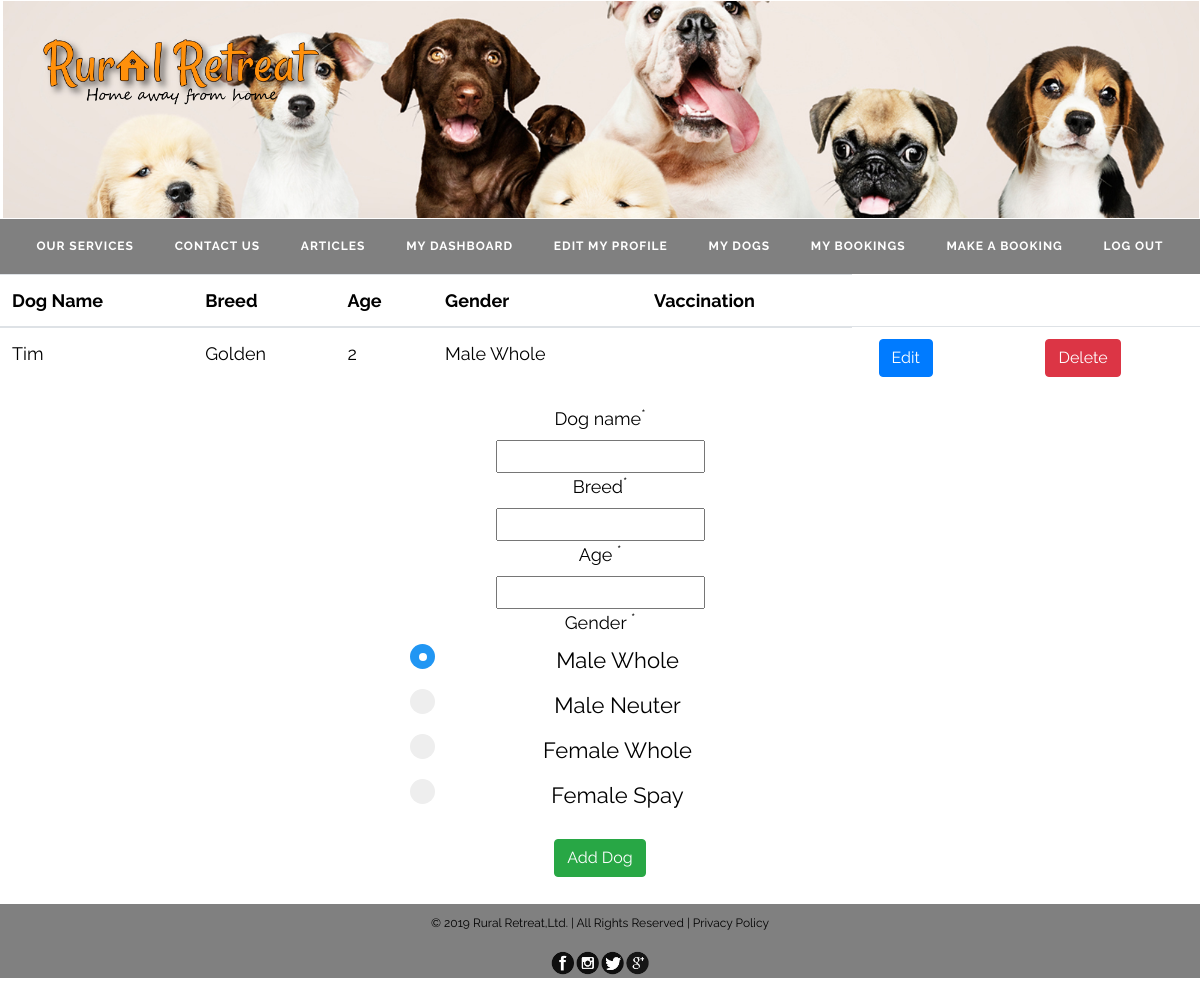
Before: /doglist.php (signed in) with the older database file.
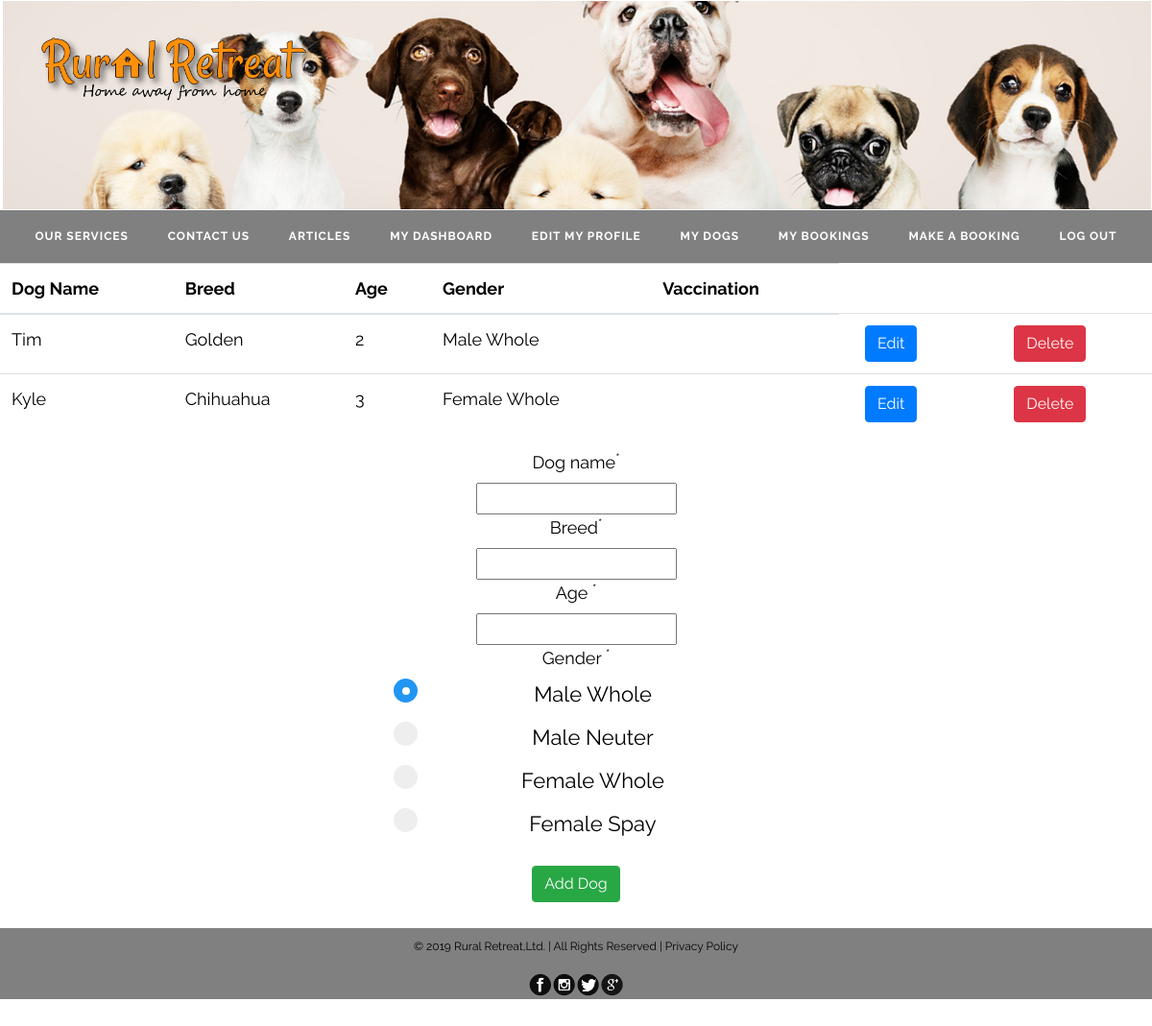
After: the same page with the newer database file.
### tables this page shows
CREATE TABLE IF NOT EXISTS `dogs` (
  `dog_id` int(11) NOT NULL AUTO_INCREMENT,
  `dogname` varchar(40) DEFAULT NULL,
  `user_id` int(11) NOT NULL,
  `breed` varchar(40) DEFAULT NULL,
  `age` int(11) DEFAULT NULL,
  `gender` varchar(80) DEFAULT NULL,
  `vaccination` varchar(1000) DEFAULT NULL,
  `datareceived` date DEFAULT NULL,
  `duedate` date DEFAULT NULL,
  `medicalcondition` varchar(1000) DEFAULT NULL,
  `allergies` varchar(1000) DEFAULT NULL,
  `movrestr` varchar(1000) DEFAULT NULL,
  `label` varchar(100) NOT NULL DEFAULT 'green',
  PRIMARY KEY (`dog_id`),
  KEY `user_id` (`user_id`)
);

### doglist.php (the view, shortened to what this page needs)
<!DOCTYPE html>
<html lang="en">
<head>
    <?php
    include_once './partials/head.php';
    ?>
</head>
<body style="margin-bottom: 10px">
    <header>
        <?php
        include_once './partials/header.php';
    ?>
    </header>
    <table class="table table-hover">
  <thead>
    <tr>
      <th scope="col">Dog Name</th>
      <th scope="col">Breed</th>
      <th scope="col">Age</th>
      <th scope="col">Gender</th>
      <th scope="col">Vaccination</th>
    </tr>
  </thead>
  <tbody>
      <?php
       $userid="";
       if(isset($_SESSION['userinfo'])){
         $userid=$_SESSION['userinfo']['user_id'];
       } else {
       $userid=$_SESSION['id']; }
       $con = mysqli_connect("localhost","root","","ruralretreat");
      $dogs = "SELECT * FROM dogs WHERE user_id = $userid";
      $res = mysqli_query($con, $dogs);
      while($r = mysqli_fetch_assoc($res)): ?>
            <tr>
            <td><?php echo $r['dogname']; ?></th>
            <td><?php echo $r['breed']; ?></td>
            <td><?php echo $r['age']; ?></td>
            <td><?php echo $r['gender']; ?></td>
            <td><?php echo $r['vaccination']; ?></td>
            <td><div class="container">
        <button type="button" onclick="initModal(<?php echo $r['dog_id'].','.$r['age'].','.'\''.$r['dogname'].'\','.'\''.$r['gender'].'\','.'\''.$r['breed'].'\''?>)"class="btn btn-primary" data-toggle="modal" data-target="#myModal">
            Edit
        </button>
</div>
</td>
            <td>
    <form id="delete" method="POST" action="deletedog.php">
        <input type="submit" onclick="return confirm('Are you sure?')" name="delete" value="Delete" class="btn btn-danger" id="delete">
</form>
</td>
            </tr>
<?php endwhile ?>
</tbody>
</table>
<div class="dogregister" id="insertdog">
<div class="row">
            <div class="col-12" style="text-align: center">
<form name="add_dog" method="POST" action="insertdog.php" >
<div class="control-group">
    <label class="control-label">Dog name<sup>*</sup></label>
    <div class="controls">
        <input type="text" name="dogname" required="required" id="dogname">
    </div>
</div>
<div class="control-group">
    <label class="control-label">Breed<sup>*</sup></label>
    <div class="controls">
        <input type="text" name="breed" required="required" id="breed">
    </div>
</div>
<div class="control-group">
    <label class="control-label">Age <sup>*</sup></label>
    <div class="controls">
        <input type="text" name="age" required="required" id="age">
    </div>
<div class="control-group">
    <label class="control-label">Gender <sup>*</sup></label>
    <div class="controls">
    <div class="row">
    <div class="col-4"></div>
    <div class="col-4">
    <label class="doggender">Male Whole
      <span class="checkmark"></span>
    </label>
    <label class="doggender">Male Neuter
      <span class="checkmark"></span>
    </label>
    <label class="doggender">Female Whole
      <span class="checkmark"></span>
    </label>
    <label class="doggender">Female Spay
      <span class="checkmark"></span>
    </label>
    </div>
    <div class="col-4"></div>
         </div>
    </div>
</div>
<div class="control-group">
                        <div class="controls">
                            <input style="margin-top: 15px;" class="btn btn-large btn-success" type="submit" name="add_dog" value="Add Dog"  />
                         </div>
                    </div>
                </form>
                </div>
</div>
</div>
<br>
</body>
<footer>
<?php
     include_once './partials/footer.php';
  ?>
      </footer>
</html>

### partials/head.php (shortened to what this page needs)
<link rel="stylesheet" href="https://maxcdn.bootstrapcdn.com/bootstrap/4.0.0/css/bootstrap.min.css">
<link rel="stylesheet" href="https://cdnjs.cloudflare.com/ajax/libs/twitter-bootstrap/4.1.3/css/bootstrap.css">
<link rel="stylesheet" href="https://cdn.datatables.net/1.10.19/css/dataTables.bootstrap4.min.css">
<link href="jQuery/css/jquery.multiselect.css" rel="stylesheet" type="text/css">
<link rel="stylesheet" href="https://use.fontawesome.com/releases/v5.7.2/css/all.css">
<link rel="stylesheet" href="css/main.css" type="text/css"/>

### partials/header.php (shortened to what this page needs)
        <div id="headerlogo">
            <table class="responsive">
                <tr>
                    <td id="logo"><a  href="index.php">
            <img class="logo_pic" src="images\logo.png"></td>
                    <td id="headerpic"><img id="headerpic" class="responsive" src="images\headerpic.jpg"></td>
         </tr>
         </table>
        </div>
        <nav class="navbar navbar-expand-lg navbar-light fixed-top" id="mainNav" >
      <div class="collapse navbar-collapse" id="collapsibleNavbar">
        <ul class="navbar-nav mx-auto nav-fill w-100">
        <li class="nav-item">
        <a class="nav-link" href="services.php">
        <i class="paw fas fa-paw fa-lg"></i> Our Services </a>
        </li>
        <li class="nav-item">
          <a class="nav-link" href="index.php#section3">
          <i class="paw fas fa-paw fa-lg"></i> Contact Us</a>  </li>
        <li class="nav-item">
        <a class="nav-link" href="article2.php">
        <i class="paw fas fa-paw fa-lg"></i> Articles</a></li>
         <?php
        if (isset($_SESSION['id']) && $_SESSION['utd']== 3)  {
          echo ' <li class="nav-item"><a class="nav-link" href="dashboard.php"> <i class="paw fas fa-paw fa-lg"></i>My dashboard </a></li>';
            echo ' <li class="nav-item"><a class="nav-link" href="edit_customer.php"> <i class="paw fas fa-paw fa-lg"></i> Edit my profile</a></li>';
            echo ' <li class="nav-item"><a class="nav-link" href="doglist.php"><i class="paw fas fa-paw fa-lg"></i> My Dogs</a></li>';
            echo ' <li class="nav-item"><a class="nav-link" href="bookinglist.php"><i class="paw fas fa-paw fa-lg"></i> My Bookings </a></li>';
            echo ' <li class="nav-item"><a class="nav-link" href="booking.php"><i class="paw fas fa-paw fa-lg"></i> Make a Booking</a></li>';
          }
        if (!isset($_SESSION['id'])) {
          echo ' <li class="nav-item dropdown">
          <a class="nav-link" href="#" id="navbarDropdown" role="button" data-toggle="dropdown">
          <i class="paw fas fa-paw fa-lg"></i>Log in</a>
        <div class="dropdown-menu">
        <form class="px-4 py-3" action="includes/login.inc.php" method="post">
            <div class="form-group"  style="margin-top:20px">
                <label for="Username">Enter your username/email</label>
                <input class="form-control" type="text" id="mailuid" name="mailuid" placeholder="username/email">
            </div>
            <div class="form-group" style="margin-top:20px">
                <label for="inputPassword1">Password:</label>
                <input class="form-control" type="password" name="password" id="password" placeholder="Password">
            </div>
            <div class="form-group"  style="margin-top:20px">
                <div class="controls">
                    <button style="width: 100px; font-size: 18px" type="submit" name="login-submit" class="btn">Log in</button>
                </div>
                <div style="margin-top: 20px">
                <a href="reset-password.php" style="font-size: 18px">Forgot password?</a>
                </div>
            </div>
        </form>
        <div class="dropdown-divider"></div>
        <a class="dropdown-item" href="signup.php">New around here? Sign up</a>
      </div>
      </li>
   ';
        }
        else if (isset($_SESSION['id'])) {
         echo '<li class="nav-item"><a class="nav-link" href="logout.php"><i class="paw fas fa-paw fa-lg"></i>Log out</a></li>'
          ;}
         ?>
      </ul>
      </div>
</nav>

### partials/footer.php (shortened to what this page needs)
<div class="footer" style="width:100%; padding-top: 10px;">
        <div class="col-12">
        <p> © 2019 Rural Retreat,Ltd. | All Rights Reserved | Privacy Policy </p>
        <img src="images/socialmedia.png" width="100px">
        </div>
</div>

### css/main.css (style rules this page uses)
#mainNav { position: absolute; border-bottom: 1px solid #e9ecef; background-color: white; font-family: 'Raleway', sans-serif; }
#mainNav .navbar-nav > li.nav-item > a { font-size: 12px; font-weight: 800; letter-spacing: 1px; text-transform: uppercase; }
@media only screen and (min-width: 992px) { #mainNav { border-bottom: 1px solid transparent; background: transparent; } }
@media only screen and (min-width: 992px) { #mainNav .navbar-nav > li.nav-item > a { padding: 10px 20px; color: #fff; } }
@media only screen and (min-width: 992px) { #mainNav { -webkit-transition: background-color 0.2s; transition: background-color 0.2s; -webkit-transform: translate3d(0, 0, 0); transform: translate3d(0, 0, 0); -webkit-backface-visibility: hidden; } }

### partials/head.php (style rules this page uses)
body { font-family: 'Raleway', sans-serif; color: black; font-size: 18px; padding-bottom: 20px; }
footer { position: inherit; background-color : darkgray; color: #5A5560; font-size: 12px; align : center; display: block; }
.doggender { display: block; align: center; text-align: center; position: relative; padding-left: 35px; margin-bottom: 12px; cursor: pointer; font-size: 22px; }
.checkmark { position: absolute; top: 0; left: 0; height: 25px; width: 25px; background-color: #eee; border-radius: 50%; }
.doggender input:checked ~ .checkmark { background-color: #2196F3; }
.checkmark:after { content: ""; position: absolute; display: none; }
.doggender input:checked ~ .checkmark:after { display: block; }
.doggender .checkmark:after { top: 9px; left: 9px; width: 8px; height: 8px; border-radius: 90%; background: white; }

### partials/header.php (style rules this page uses)
#mainNav { position: relative; font-family: 'Raleway', sans-serif; }
.logo_pic { position: absolute; height: 75px; left: 35px; top: 33px; }
.responsive { width: 100%; height: auto; }
#mainNav .navbar-nav > li.nav-item > a { font-size: 12px; font-weight: bold; letter-spacing: 1px; }
@media only screen and (min-width: 992px) { #mainNav { background: gray; } }
@media only screen and (min-width: 992px) { #mainNav .navbar-nav > li.nav-item > a { padding: 10px 20px; color: #fff; } }
@media only screen and (min-width: 992px) { #mainNav { -webkit-transition: background-color 0.2s; transition: background-color 0.2s; -webkit-transform: translate3d(0, 0, 0); transform: translate3d(0, 0, 0); -webkit-backface-visibility: hidden; } }

### partials/footer.php (style rules this page uses)
.footer { position: inherit; left: 0; bottom: 0; width: 100%; background-color: grey; color: black; text-align: center; }

Changed rows visible on the page:
added dogs: dogname "Kyle", breed "Chihuahua", age "3", gender "Female Whole"
